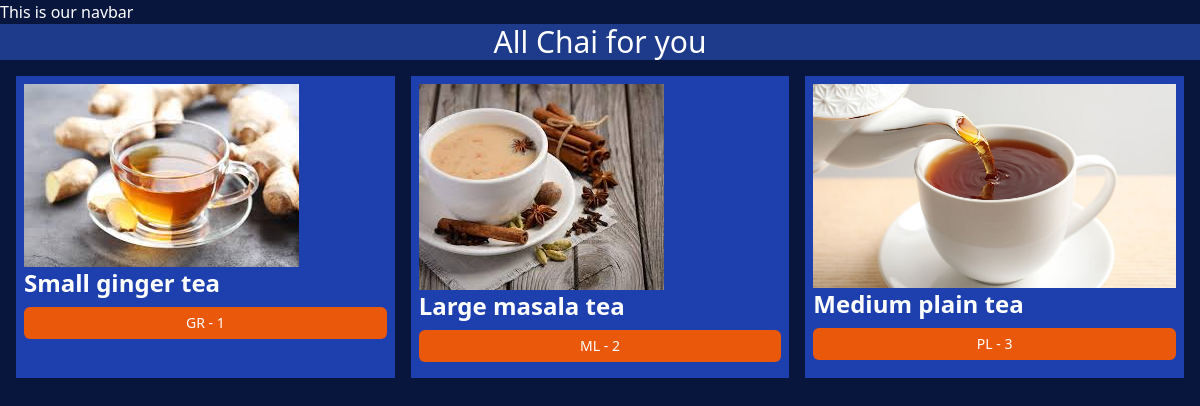
The app's page /chai/ with its own data.
### chai/models.py (models this page shows, shortened)
class ChaiVarity(models.Model):
    CHAI_TYPE_CHOICE = [
        ('ML', 'MASALA'),
        ('GR', 'GINGER'),
        ('KL', 'KIWI'),
        ('PL', 'PLAIN'),
        ('EL', 'ELACHI')
    ]
    name = models.CharField(max_length=100)
    image = models.ImageField(upload_to='chais/')
    date_added = models.DateTimeField(default=timezone.now)
    type = models.CharField(max_length=2, choices=CHAI_TYPE_CHOICE)
    description = models.TextField(default='')
    price = models.TextField(default='')

### chai/views.py (the view)
# urls.py: path('', views.all_chai, name='all_chai'),
def all_chai(request):
    chais = ChaiVarity.objects.all()
    return render(request, 'chai/all_chai.html', {'chais': chais})

### chai/templates/chai/all_chai.html (shortened to what this page needs)
{% extends "layout.html" %}
{% block content %}
    <h1 class="bg-blue-900 text-3xl">All Chai for you</h1>
    <div class="grid grid-cols-3 gap-4 m-4">
        {% for chai in chais %}
            <div class="chai-item bg-blue-800 p-2">
                <img src="{{chai.image.url}}" alt="">
                <h3 class="text-2xl font-bold mb-2"> {{chai.name}} </h3>
                <a href="{% url 'chai_detail' chai.id %}">
                    <button type="button" class="w-full focus:outline-none text-white bg-orange-600 hover:bg-orange-700 focus:ring-4 focus:ring-orange-500 font-medium rounded-md text-sm px-5 py-1.5 me-2 mb-2 dark:focus:ring-yellow-900">
                        {{chai.type}} - {{chai.id}}
                    </button>
                </a>
            </div>
        {% endfor %}
    </div>
{% endblock %}

### static/style.css (style rules this page uses)
body { background-color: #08153d; color: #fff; }
h1 { text-align: center; font-size: 2em; }

### records on screen
ChaiVarity: image (picture), name "Small ginger tea", type "GR", id "1"
ChaiVarity: image (picture), name "Large masala tea", type "ML", id "2"
ChaiVarity: image (picture), name "Medium plain tea", type "PL", id "3"
